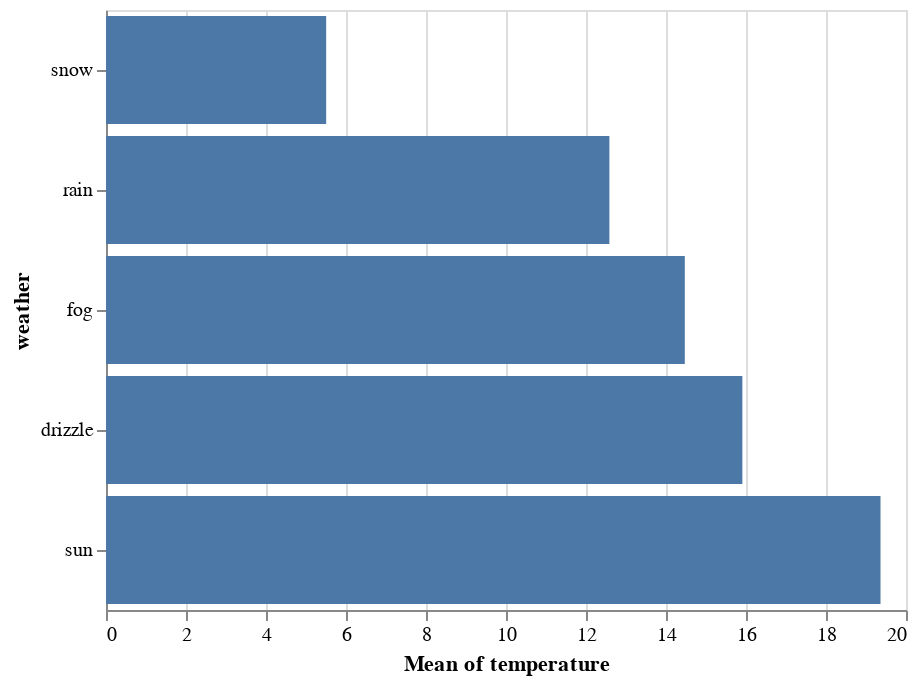

Source (notebook cell):
### Markdown cell above
## Transformation: Sorting

### Code cell
alt.Chart(df).mark_bar().encode(x=alt.X("mean(temperature)"), y=alt.Y("weather", sort=alt.SortByEncoding("x")))

### Figure 1 — Vega-Lite specification as saved in the notebook (floating-point values rounded to 4 significant figures; data arrays with more than 128 entries replaced by an {"elided": "..."} marker saying what was removed)
{"$schema": "https://vega.github.io/schema/vega-lite/v3.2.1.json", "config": {"mark": {"tooltip": null}, "view": {"height": 300, "width": 400}}, "data": {"name": "data-d4a756336a072a66ce3177ae223f1a37"}, "datasets": {"data-d4a756336a072a66ce3177ae223f1a37": {"elided": "1461 records"}}, "encoding": {"x": {"aggregate": "mean", "field": "temperature", "type": "quantitative"}, "y": {"field": "weather", "sort": {"encoding": "x"}, "type": "nominal"}}, "mark": "bar"}
